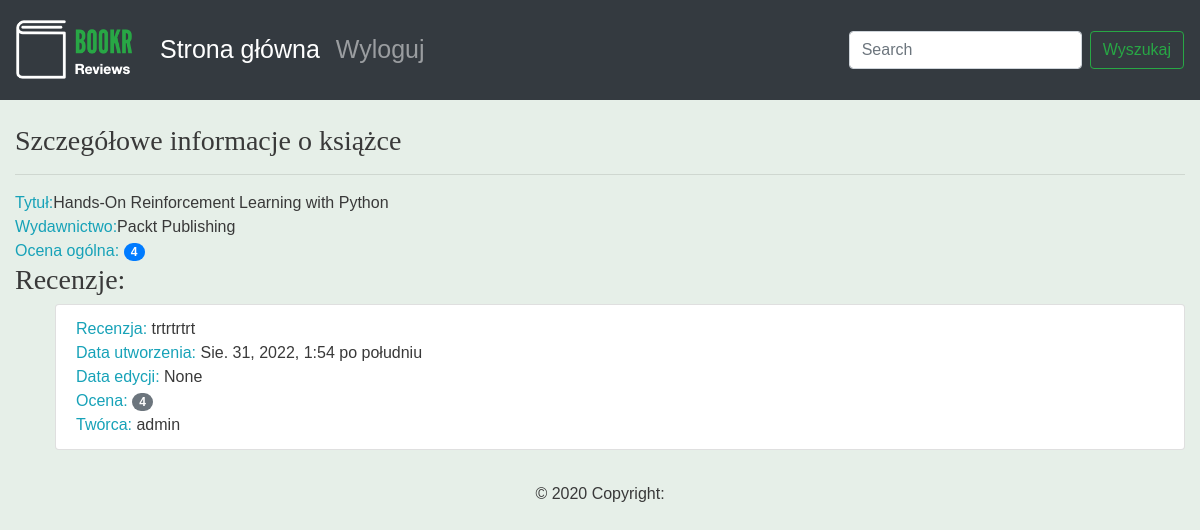
Screenshot of /book/6/ with the database file from the repository.
### reviews/models.py (models this page shows, shortened)
class Book(models.Model):
    """Opublikowana książka."""
    title = models.CharField(max_length=70,
                             help_text="Tytuł książki.")
    publication_date = models.DateField(
        verbose_name="Data publikacji książki.")
    isbn = models.CharField(max_length=20,
                            verbose_name="Numer ISBN książki.")
    publisher = models.ForeignKey(Publisher, on_delete=models.CASCADE)
    contributors = models.ManyToManyField("Contributor", through="BookContributor")
    cover = models.ImageField(null=True, blank=True, upload_to="book_covers/")
    sample = models.FileField(null=True, blank=True, upload_to="book_samples/")

class Publisher(models.Model):
    name = models.CharField(max_length=50, help_text="Nazwa wydawnictwa")
    website = models.URLField(help_text="Witryna www")
    email = models.EmailField(help_text="Adres email")
    def __str__(self):
        return self.name

class Review(models.Model):
    content = models.TextField(help_text="Tekst recenzji.")
    rating = models.IntegerField(help_text="Ocena użytkownika.")
    date_created = models.DateTimeField(auto_now_add=True,
                                        help_text="Data i czas utworzenia recenzji.")
    date_edited = models.DateTimeField(null=True,
                                       help_text="Data i czas ostatniej edycji recenzji.")
    creator = models.ForeignKey(auth.get_user_model(), on_delete=models.CASCADE)
    book = models.ForeignKey(Book, on_delete=models.CASCADE,
                             help_text="Recenzowana książka.")

### reviews/views.py (the view)
# urls.py: path('book/<int:pk>/', views.book_detail, name="book_detail"),
def book_detail(request, pk):
    book = get_object_or_404(Book, pk=pk)
    reviews = book.review_set.all()
    if reviews:
        book_rating = average_rating([review.rating for review in reviews])
        context = {'book': book,
                   'book_rating': book_rating,
                   'reviews': reviews}
    else:
        context = {'book': book,
                   'book_rating': None,
                   'reviews': None}
    return render(request, "reviews/book_detail.html", context)

### reviews/utils.py (called while the page is built)
def average_rating(rating_list):
    if not rating_list:
        return 0
    return round(sum(rating_list) / len(rating_list))

### reviews/templates/reviews/book_detail.html (shortened to what this page needs)
{% extends 'base.html' %}
{% block content %}
<br>
<h3>Szczegółowe informacje o książce</h3>
<hr>
<span class="text-info">Tytuł:</span><span>{{ book.title }}</span>
<br>
<span class="text-info">Wydawnictwo:</span><span>{{ book.publisher }}</span>
<br>
{% if not reviews %}
<hr>
{% if user.is_authenticated %}
<h3>Napisz pierwszą recenzję.</h3>
{% endif %}
{% else %}
<span class="text-info">Ocena ogólna: </span><span class="badge badge-primary badge-pill">{{ book_rating }}</span>
<br>
<h3>Recenzje:</h3>
<ul>
    {% for review in reviews %}
    <li class="list-group-item">
                        <span class="text-info">Recenzja: </span> <span>{{ review.content }}</span>
                        <br>
                        <span class="text-info">Data utworzenia: </span><span>{{ review.date_created }}</span>
                        <br>
                        <span class="text-info">Data edycji: </span><span>{{ review.date_edited }}</span>
                        <br>
                        <span class="text-info">Ocena: </span><span class="badge badge-secondary badge-pill">{{ review.rating }}</span>
                        <br>
                        <span class="text-info">Twórca: </span><span>{{ review.creator.username }}</span>
                        <br>
                  </li>
    {% endfor %}
</ul>
{% endif %}
{% endblock %}

### reviews/static/css/blog.css (style rules this page uses)
body { font-family: 'Source Sans Pro', sans-serif; background-color: #e6efe8; color: #393939; }
h1, h2, h3, h4, h5, h6 { font-family: 'Libre Baskerville', serif; }

### rows the page displays
Book: title "Hands-On Reinforcement Learning with Python", publisher "Packt Publishing"
Review: content "trtrtrtrt", date_created "Sie. 31, 2022, 1:54 po południu", date_edited "None", rating "4", creator.username "admin"

### other values shown
{{ book_rating }} "4"
